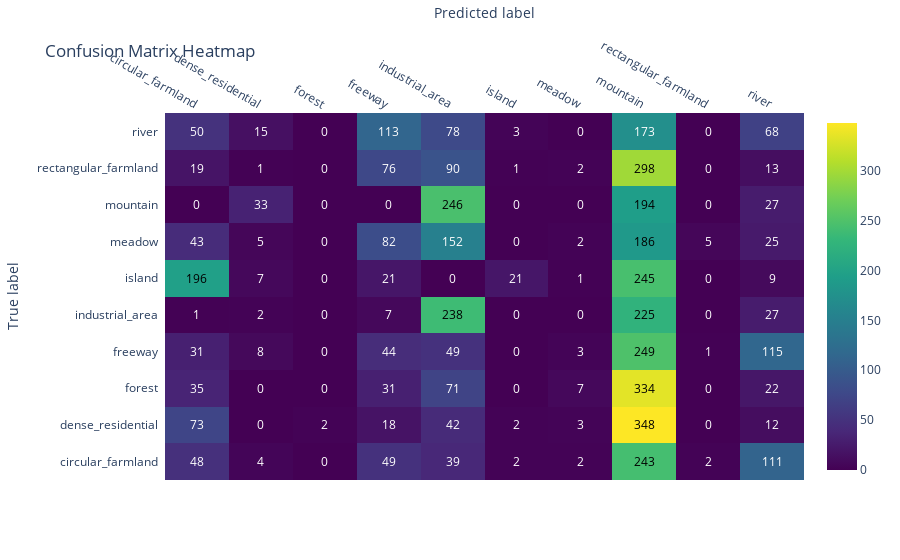

Notebook source saved alongside this figure:
### Code cell
## using this because my matplotlib is broken
## feel free to use the block from above if yours work. 

import plotly.figure_factory as ff

z = cm.tolist()  # Convert the confusion matrix to a nested list
z_text = [["{:.0f}".format(y) for y in x] for x in z]  # Format values as strings

fig = ff.create_annotated_heatmap(
    z=z,
    x=class_names,
    y=class_names,
    annotation_text=z_text,
    colorscale="Viridis",
    showscale=True
)

fig.update_layout(
    title="Confusion Matrix Heatmap",
    xaxis_title="Predicted label",
    yaxis_title="True label",
    font=dict(size=12)
)

fig.show()

### Figure 1 — Plotly figure (JSON) as saved in the notebook; plotly's stock layout.template omitted (floating-point values rounded to 4 significant figures)
{"data": [{"colorscale": [[0, "#440154"], [0.1111, "#482878"], [0.2222, "#3e4989"], [0.3333, "#31688e"], [0.4444, "#26828e"], [0.5556, "#1f9e89"], [0.6667, "#35b779"], [0.7778, "#6ece58"], [0.8889, "#b5de2b"], [1, "#fde725"]], "reversescale": false, "showscale": true, "type": "heatmap", "x": ["circular_farmland", "dense_residential", "forest", "freeway", "industrial_area", "island", "meadow", "mountain", "rectangular_farmland", "river"], "y": ["circular_farmland", "dense_residential", "forest", "freeway", "industrial_area", "island", "meadow", "mountain", "rectangular_farmland", "river"], "z": [[48, 4, 0, 49, 39, 2, 2, 243, 2, 111], [73, 0, 2, 18, 42, 2, 3, 348, 0, 12], [35, 0, 0, 31, 71, 0, 7, 334, 0, 22], [31, 8, 0, 44, 49, 0, 3, 249, 1, 115], [1, 2, 0, 7, 238, 0, 0, 225, 0, 27], [196, 7, 0, 21, 0, 21, 1, 245, 0, 9], [43, 5, 0, 82, 152, 0, 2, 186, 5, 25], [0, 33, 0, 0, 246, 0, 0, 194, 0, 27], [19, 1, 0, 76, 90, 1, 2, 298, 0, 13], [50, 15, 0, 113, 78, 3, 0, 173, 0, 68]]}], "layout": {"annotations": [{"font": {"color": "#FFFFFF"}, "showarrow": false, "text": "48", "x": "circular_farmland", "xref": "x", "y": "circular_farmland", "yref": "y"}, {"font": {"color": "#FFFFFF"}, "showarrow": false, "text": "4", "x": "dense_residential", "xref": "x", "y": "circular_farmland", "yref": "y"}, {"font": {"color": "#FFFFFF"}, "showarrow": false, "text": "0", "x": "forest", "xref": "x", "y": "circular_farmland", "yref": "y"}, {"font": {"color": "#FFFFFF"}, "showarrow": false, "text": "49", "x": "freeway", "xref": "x", "y": "circular_farmland", "yref": "y"}, {"font": {"color": "#FFFFFF"}, "showarrow": false, "text": "39", "x": "industrial_area", "xref": "x", "y": "circular_farmland", "yref": "y"}, {"font": {"color": "#FFFFFF"}, "showarrow": false, "text": "2", "x": "island", "xref": "x", "y": "circular_farmland", "yref": "y"}, {"font": {"color": "#FFFFFF"}, "showarrow": false, "text": "2", "x": "meadow", "xref": "x", "y": "circular_farmland", "yref": "y"}, {"font": {"color": "#000000"}, "showarrow": false, "text": "243", "x": "mountain", "xref": "x", "y": "circular_farmland", "yref": "y"}, {"font": {"color": "#FFFFFF"}, "showarrow": false, "text": "2", "x": "rectangular_farmland", "xref": "x", "y": "circular_farmland", "yref": "y"}, {"font": {"color": "#FFFFFF"}, "showarrow": false, "text": "111", "x": "river", "xref": "x", "y": "circular_farmland", "yref": "y"}, {"font": {"color": "#FFFFFF"}, "showarrow": false, "text": "73", "x": "circular_farmland", "xref": "x", "y": "dense_residential", "yref": "y"}, {"font": {"color": "#FFFFFF"}, "showarrow": false, "text": "0", "x": "dense_residential", "xref": "x", "y": "dense_residential", "yref": "y"}, {"font": {"color": "#FFFFFF"}, "showarrow": false, "text": "2", "x": "forest", "xref": "x", "y": "dense_residential", "yref": "y"}, {"font": {"color": "#FFFFFF"}, "showarrow": false, "text": "18", "x": "freeway", "xref": "x", "y": "dense_residential", "yref": "y"}, {"font": {"color": "#FFFFFF"}, "showarrow": false, "text": "42", "x": "industrial_area", "xref": "x", "y": "dense_residential", "yref": "y"}, {"font": {"color": "#FFFFFF"}, "showarrow": false, "text": "2", "x": "island", "xref": "x", "y": "dense_residential", "yref": "y"}, {"font": {"color": "#FFFFFF"}, "showarrow": false, "text": "3", "x": "meadow", "xref": "x", "y": "dense_residential", "yref": "y"}, {"font": {"color": "#000000"}, "showarrow": false, "text": "348", "x": "mountain", "xref": "x", "y": "dense_residential", "yref": "y"}, {"font": {"color": "#FFFFFF"}, "showarrow": false, "text": "0", "x": "rectangular_farmland", "xref": "x", "y": "dense_residential", "yref": "y"}, {"font": {"color": "#FFFFFF"}, "showarrow": false, "text": "12", "x": "river", "xref": "x", "y": "dense_residential", "yref": "y"}, {"font": {"color": "#FFFFFF"}, "showarrow": false, "text": "35", "x": "circular_farmland", "xref": "x", "y": "forest", "yref": "y"}, {"font": {"color": "#FFFFFF"}, "showarrow": false, "text": "0", "x": "dense_residential", "xref": "x", "y": "forest", "yref": "y"}, {"font": {"color": "#FFFFFF"}, "showarrow": false, "text": "0", "x": "forest", "xref": "x", "y": "forest", "yref": "y"}, {"font": {"color": "#FFFFFF"}, "showarrow": false, "text": "31", "x": "freeway", "xref": "x", "y": "forest", "yref": "y"}, {"font": {"color": "#FFFFFF"}, "showarrow": false, "text": "71", "x": "industrial_area", "xref": "x", "y": "forest", "yref": "y"}, {"font": {"color": "#FFFFFF"}, "showarrow": false, "text": "0", "x": "island", "xref": "x", "y": "forest", "yref": "y"}, {"font": {"color": "#FFFFFF"}, "showarrow": false, "text": "7", "x": "meadow", "xref": "x", "y": "forest", "yref": "y"}, {"font": {"color": "#000000"}, "showarrow": false, "text": "334", "x": "mountain", "xref": "x", "y": "forest", "yref": "y"}, {"font": {"color": "#FFFFFF"}, "showarrow": false, "text": "0", "x": "rectangular_farmland", "xref": "x", "y": "forest", "yref": "y"}, {"font": {"color": "#FFFFFF"}, "showarrow": false, "text": "22", "x": "river", "xref": "x", "y": "forest", "yref": "y"}, {"font": {"color": "#FFFFFF"}, "showarrow": false, "text": "31", "x": "circular_farmland", "xref": "x", "y": "freeway", "yref": "y"}, {"font": {"color": "#FFFFFF"}, "showarrow": false, "text": "8", "x": "dense_residential", "xref": "x", "y": "freeway", "yref": "y"}, {"font": {"color": "#FFFFFF"}, "showarrow": false, "text": "0", "x": "forest", "xref": "x", "y": "freeway", "yref": "y"}, {"font": {"color": "#FFFFFF"}, "showarrow": false, "text": "44", "x": "freeway", "xref": "x", "y": "freeway", "yref": "y"}, {"font": {"color": "#FFFFFF"}, "showarrow": false, "text": "49", "x": "industrial_area", "xref": "x", "y": "freeway", "yref": "y"}, {"font": {"color": "#FFFFFF"}, "showarrow": false, "text": "0", "x": "island", "xref": "x", "y": "freeway", "yref": "y"}, {"font": {"color": "#FFFFFF"}, "showarrow": false, "text": "3", "x": "meadow", "xref": "x", "y": "freeway", "yref": "y"}, {"font": {"color": "#000000"}, "showarrow": false, "text": "249", "x": "mountain", "xref": "x", "y": "freeway", "yref": "y"}, {"font": {"color": "#FFFFFF"}, "showarrow": false, "text": "1", "x": "rectangular_farmland", "xref": "x", "y": "freeway", "yref": "y"}, {"font": {"color": "#FFFFFF"}, "showarrow": false, "text": "115", "x": "river", "xref": "x", "y": "freeway", "yref": "y"}, {"font": {"color": "#FFFFFF"}, "showarrow": false, "text": "1", "x": "circular_farmland", "xref": "x", "y": "industrial_area", "yref": "y"}, {"font": {"color": "#FFFFFF"}, "showarrow": false, "text": "2", "x": "dense_residential", "xref": "x", "y": "industrial_area", "yref": "y"}, {"font": {"color": "#FFFFFF"}, "showarrow": false, "text": "0", "x": "forest", "xref": "x", "y": "industrial_area", "yref": "y"}, {"font": {"color": "#FFFFFF"}, "showarrow": false, "text": "7", "x": "freeway", "xref": "x", "y": "industrial_area", "yref": "y"}, {"font": {"color": "#000000"}, "showarrow": false, "text": "238", "x": "industrial_area", "xref": "x", "y": "industrial_area", "yref": "y"}, {"font": {"color": "#FFFFFF"}, "showarrow": false, "text": "0", "x": "island", "xref": "x", "y": "industrial_area", "yref": "y"}, {"font": {"color": "#FFFFFF"}, "showarrow": false, "text": "0", "x": "meadow", "xref": "x", "y": "industrial_area", "yref": "y"}, {"font": {"color": "#000000"}, "showarrow": false, "text": "225", "x": "mountain", "xref": "x", "y": "industrial_area", "yref": "y"}, {"font": {"color": "#FFFFFF"}, "showarrow": false, "text": "0", "x": "rectangular_farmland", "xref": "x", "y": "industrial_area", "yref": "y"}, {"font": {"color": "#FFFFFF"}, "showarrow": false, "text": "27", "x": "river", "xref": "x", "y": "industrial_area", "yref": "y"}, {"font": {"color": "#000000"}, "showarrow": false, "text": "196", "x": "circular_farmland", "xref": "x", "y": "island", "yref": "y"}, {"font": {"color": "#FFFFFF"}, "showarrow": false, "text": "7", "x": "dense_residential", "xref": "x", "y": "island", "yref": "y"}, {"font": {"color": "#FFFFFF"}, "showarrow": false, "text": "0", "x": "forest", "xref": "x", "y": "island", "yref": "y"}, {"font": {"color": "#FFFFFF"}, "showarrow": false, "text": "21", "x": "freeway", "xref": "x", "y": "island", "yref": "y"}, {"font": {"color": "#FFFFFF"}, "showarrow": false, "text": "0", "x": "industrial_area", "xref": "x", "y": "island", "yref": "y"}, {"font": {"color": "#FFFFFF"}, "showarrow": false, "text": "21", "x": "island", "xref": "x", "y": "island", "yref": "y"}, {"font": {"color": "#FFFFFF"}, "showarrow": false, "text": "1", "x": "meadow", "xref": "x", "y": "island", "yref": "y"}, {"font": {"color": "#000000"}, "showarrow": false, "text": "245", "x": "mountain", "xref": "x", "y": "island", "yref": "y"}, {"font": {"color": "#FFFFFF"}, "showarrow": false, "text": "0", "x": "rectangular_farmland", "xref": "x", "y": "island", "yref": "y"}, {"font": {"color": "#FFFFFF"}, "showarrow": false, "text": "9", "x": "river", "xref": "x", "y": "island", "yref": "y"}, {"font": {"color": "#FFFFFF"}, "showarrow": false, "text": "43", "x": "circular_farmland", "xref": "x", "y": "meadow", "yref": "y"}, {"font": {"color": "#FFFFFF"}, "showarrow": false, "text": "5", "x": "dense_residential", "xref": "x", "y": "meadow", "yref": "y"}, {"font": {"color": "#FFFFFF"}, "showarrow": false, "text": "0", "x": "forest", "xref": "x", "y": "meadow", "yref": "y"}, {"font": {"color": "#FFFFFF"}, "showarrow": false, "text": "82", "x": "freeway", "xref": "x", "y": "meadow", "yref": "y"}, {"font": {"color": "#FFFFFF"}, "showarrow": false, "text": "152", "x": "industrial_area", "xref": "x", "y": "meadow", "yref": "y"}, {"font": {"color": "#FFFFFF"}, "showarrow": false, "text": "0", "x": "island", "xref": "x", "y": "meadow", "yref": "y"}, {"font": {"color": "#FFFFFF"}, "showarrow": false, "text": "2", "x": "meadow", "xref": "x", "y": "meadow", "yref": "y"}, {"font": {"color": "#000000"}, "showarrow": false, "text": "186", "x": "mountain", "xref": "x", "y": "meadow", "yref": "y"}, {"font": {"color": "#FFFFFF"}, "showarrow": false, "text": "5", "x": "rectangular_farmland", "xref": "x", "y": "meadow", "yref": "y"}, {"font": {"color": "#FFFFFF"}, "showarrow": false, "text": "25", "x": "river", "xref": "x", "y": "meadow", "yref": "y"}, {"font": {"color": "#FFFFFF"}, "showarrow": false, "text": "0", "x": "circular_farmland", "xref": "x", "y": "mountain", "yref": "y"}, {"font": {"color": "#FFFFFF"}, "showarrow": false, "text": "33", "x": "dense_residential", "xref": "x", "y": "mountain", "yref": "y"}, {"font": {"color": "#FFFFFF"}, "showarrow": false, "text": "0", "x": "forest", "xref": "x", "y": "mountain", "yref": "y"}, {"font": {"color": "#FFFFFF"}, "showarrow": false, "text": "0", "x": "freeway", "xref": "x", "y": "mountain", "yref": "y"}, {"font": {"color": "#000000"}, "showarrow": false, "text": "246", "x": "industrial_area", "xref": "x", "y": "mountain", "yref": "y"}, {"font": {"color": "#FFFFFF"}, "showarrow": false, "text": "0", "x": "island", "xref": "x", "y": "mountain", "yref": "y"}, {"font": {"color": "#FFFFFF"}, "showarrow": false, "text": "0", "x": "meadow", "xref": "x", "y": "mountain", "yref": "y"}, {"font": {"color": "#000000"}, "showarrow": false, "text": "194", "x": "mountain", "xref": "x", "y": "mountain", "yref": "y"}, {"font": {"color": "#FFFFFF"}, "showarrow": false, "text": "0", "x": "rectangular_farmland", "xref": "x", "y": "mountain", "yref": "y"}, {"font": {"color": "#FFFFFF"}, "showarrow": false, "text": "27", "x": "river", "xref": "x", "y": "mountain", "yref": "y"}, {"font": {"color": "#FFFFFF"}, "showarrow": false, "text": "19", "x": "circular_farmland", "xref": "x", "y": "rectangular_farmland", "yref": "y"}, {"font": {"color": "#FFFFFF"}, "showarrow": false, "text": "1", "x": "dense_residential", "xref": "x", "y": "rectangular_farmland", "yref": "y"}, {"font": {"color": "#FFFFFF"}, "showarrow": false, "text": "0", "x": "forest", "xref": "x", "y": "rectangular_farmland", "yref": "y"}, {"font": {"color": "#FFFFFF"}, "showarrow": false, "text": "76", "x": "freeway", "xref": "x", "y": "rectangular_farmland", "yref": "y"}, {"font": {"color": "#FFFFFF"}, "showarrow": false, "text": "90", "x": "industrial_area", "xref": "x", "y": "rectangular_farmland", "yref": "y"}, {"font": {"color": "#FFFFFF"}, "showarrow": false, "text": "1", "x": "island", "xref": "x", "y": "rectangular_farmland", "yref": "y"}, {"font": {"color": "#FFFFFF"}, "showarrow": false, "text": "2", "x": "meadow", "xref": "x", "y": "rectangular_farmland", "yref": "y"}, {"font": {"color": "#000000"}, "showarrow": false, "text": "298", "x": "mountain", "xref": "x", "y": "rectangular_farmland", "yref": "y"}, {"font": {"color": "#FFFFFF"}, "showarrow": false, "text": "0", "x": "rectangular_farmland", "xref": "x", "y": "rectangular_farmland", "yref": "y"}, {"font": {"color": "#FFFFFF"}, "showarrow": false, "text": "13", "x": "river", "xref": "x", "y": "rectangular_farmland", "yref": "y"}, {"font": {"color": "#FFFFFF"}, "showarrow": false, "text": "50", "x": "circular_farmland", "xref": "x", "y": "river", "yref": "y"}, {"font": {"color": "#FFFFFF"}, "showarrow": false, "text": "15", "x": "dense_residential", "xref": "x", "y": "river", "yref": "y"}, {"font": {"color": "#FFFFFF"}, "showarrow": false, "text": "0", "x": "forest", "xref": "x", "y": "river", "yref": "y"}, {"font": {"color": "#FFFFFF"}, "showarrow": false, "text": "113", "x": "freeway", "xref": "x", "y": "river", "yref": "y"}, {"font": {"color": "#FFFFFF"}, "showarrow": false, "text": "78", "x": "industrial_area", "xref": "x", "y": "river", "yref": "y"}, {"font": {"color": "#FFFFFF"}, "showarrow": false, "text": "3", "x": "island", "xref": "x", "y": "river", "yref": "y"}, {"font": {"color": "#FFFFFF"}, "showarrow": false, "text": "0", "x": "meadow", "xref": "x", "y": "river", "yref": "y"}, {"font": {"color": "#FFFFFF"}, "showarrow": false, "text": "173", "x": "mountain", "xref": "x", "y": "river", "yref": "y"}, {"font": {"color": "#FFFFFF"}, "showarrow": false, "text": "0", "x": "rectangular_farmland", "xref": "x", "y": "river", "yref": "y"}, {"font": {"color": "#FFFFFF"}, "showarrow": false, "text": "68", "x": "river", "xref": "x", "y": "river", "yref": "y"}], "font": {"size": 12}, "title": {"text": "Confusion Matrix Heatmap"}, "xaxis": {"dtick": 1, "gridcolor": "rgb(0, 0, 0)", "side": "top", "ticks": "", "title": {"text": "Predicted label"}}, "yaxis": {"dtick": 1, "ticks": "", "ticksuffix": "  ", "title": {"text": "True label"}}}}
